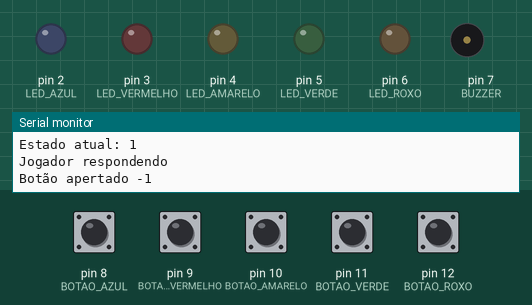
Recording of a program running on a simulated Arduino Uno, built with avr-gcc and run on an emulated ATmega328P. Shown: output pins drawn as LEDs (lit = HIGH), buzzer (waves = sounding), the last lines printed to the serial monitor. Dashed ring = blinking. Inputs (shaded band) come from the test bench; at power-on: pin 8 (BOTAO_AZUL), pin 9 (BOTAO_VERMELHO), pin 10 (BOTAO_AMARELO), pin 11 (BOTAO_VERDE), pin 12 (BOTAO_ROXO) HIGH. Random numbers use the default seed unless the program sets one.

Above: at 2.5 s.
2.6 s: pin 8 (BOTAO_AZUL) pulled LOW for 0.45 s
At 3.9 s:
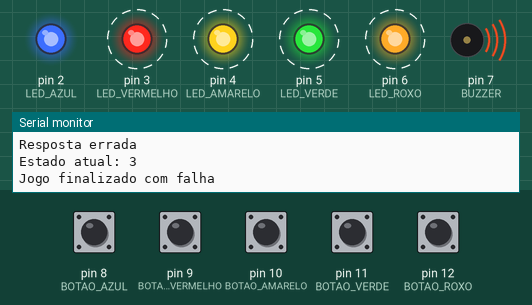
At 4.3 s:
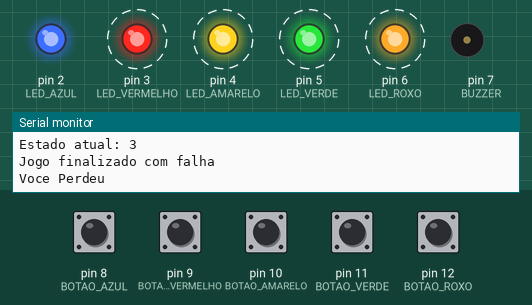
Timing chart, 0 to 11.6 s (numbered marks = the images above; inputs shaded):
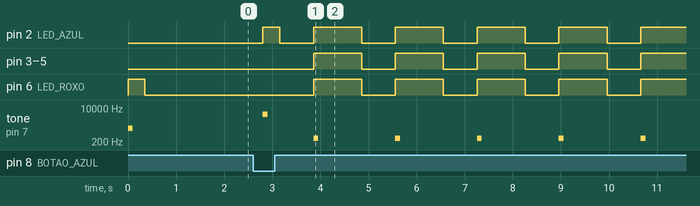

Measured:
- after the input at 2.6 s, pin 2 (LED_AZUL): LOW → HIGH after 0.21 s, then repeats every 1.7 s: LOW 0.70 s, HIGH 1.0 s; pin 3 (LED_VERMELHO): alternates HIGH for 1.0 s and LOW for 0.70 s, starting after 1.3 s

The program:

main.cpp
```cpp
#include <Arduino.h>
#include "genius.h"

#define LED_AZUL 2
#define LED_VERMELHO 3
#define LED_AMARELO 4
#define LED_VERDE 5
#define LED_ROXO 6

#define BUZZER 7

#define BOTAO_AZUL 8
#define BOTAO_VERMELHO 9
#define BOTAO_AMARELO 10
#define BOTAO_VERDE 11
#define BOTAO_ROXO 12

#define UM_SEGUNDO 1000
#define MEIO_SEGUNDO 350

#define INDEFINIDO -1
#define TAMANHO_SEQUENCIA 10

#define POTENCIOMETRO 0

int sequenciaLuzes[TAMANHO_SEQUENCIA];
int rodada = 0;
int passos_respondidos = 0;

enum ESTADOS
{
  PRONTO_PROXIMA_RODADA,
  USUARIO_RESPONDENDO,
  JOGO_FINALIZADO_SUCESSO,
  JOGO_FINALIZADO_FALHA
};

void setup()
{
  Serial.begin(9600);

  // inicializa portas de saída
  iniciaPortas();

  // inicializa botões de entrada
  iniciaBotoes();

  // inicializa o buzzer
  iniciaBuzzer();

  // inicializa os estados para iniciar o jogo
  iniciaJogo();
}

void loop()
{
  // recupera o estado atual do jogo
  int estado = estadoAtual();

  Serial.print("Estado atual: ");
  Serial.println(estado);

  switch (estado)
  {
  case PRONTO_PROXIMA_RODADA:
    Serial.println("Pronto para a proxima rodada");
    preparaNovaRodada();
    break;
  case USUARIO_RESPONDENDO:
    Serial.println("Jogador respondendo");
    processaRespostaJogador();
    break;
  case JOGO_FINALIZADO_SUCESSO:
    Serial.println("Jogo finalizado com sucesso");
    jogoFinalizadoSucesso();
    break;
  case JOGO_FINALIZADO_FALHA:
    Serial.println("Jogo finalizado com falha");
    jogoFinalizadoFalha();
    break;
  }

  delay(MEIO_SEGUNDO);
}

/**
 * Método que prepara o jogo para uma nova rodada
 **/
void preparaNovaRodada()
{
  rodada++;
  passos_respondidos = 0;

  // se o numero de rodadas é menor que o total de numeros da sequencia
  if (rodada <= TAMANHO_SEQUENCIA)
  {
    Serial.print("Rodada #");
    Serial.println(rodada);
    tocaLedsRodada();
  }
}

/**
 * Fica aguardando a jogada feita pelo jogador
 **/
void processaRespostaJogador()
{
  // resposta recuperada após usuário apertar o botão
  int resposta = leRespostaJogador();

  Serial.print("Botão apertado ");
  Serial.println(resposta);

  if (resposta == INDEFINIDO)
    return;

  if (resposta == sequenciaLuzes[passos_respondidos])
  {
    passos_respondidos++;
  }
  else
  {
    rodada = TAMANHO_SEQUENCIA + 2;
    Serial.println("Resposta errada");
  }
}

int estadoAtual()
{

  if (rodada <= TAMANHO_SEQUENCIA)
  {
    if (passos_respondidos == rodada)
    {
      return PRONTO_PROXIMA_RODADA;
    }
    return USUARIO_RESPONDENDO;
  }
  else if (rodada == TAMANHO_SEQUENCIA + 1)
  {
    return JOGO_FINALIZADO_SUCESSO;
  }
  return JOGO_FINALIZADO_FALHA;
}

/**
 * Toca todos leds na sequencia conforme a rodada atual
 **/
void tocaLedsRodada()
{
  for (int i = 0; i < rodada; i++)
  {
    piscaLED(sequenciaLuzes[i]);
  }
}

int leRespostaJogador()
{

  if (digitalRead(BOTAO_VERDE) == LOW)
  {
    return piscaLED(LED_VERDE);
  }
  else if (digitalRead(BOTAO_AMARELO) == LOW)
  {
    return piscaLED(LED_AMARELO);
  }
  else if (digitalRead(BOTAO_VERMELHO) == LOW)
  {
    return piscaLED(LED_VERMELHO);
  }
  else if (digitalRead(BOTAO_AZUL) == LOW)
  {
    return piscaLED(LED_AZUL);
  }
  else if (digitalRead(BOTAO_ROXO) == LOW)
  {
    return piscaLED(LED_ROXO);
  }
  else
  {
    return INDEFINIDO;
  }
}

void iniciaBuzzer()
{
  pinMode(BUZZER, OUTPUT);
}

/**
 * Inicializa os botões de entrada
 **/
void iniciaBotoes()
{
  pinMode(BOTAO_VERDE, INPUT_PULLUP);
  pinMode(BOTAO_AMARELO, INPUT_PULLUP);
  pinMode(BOTAO_VERMELHO, INPUT_PULLUP);
  pinMode(BOTAO_AZUL, INPUT_PULLUP);
  pinMode(BOTAO_ROXO, INPUT_PULLUP);
}

int sorteiaNumero()
{
  // sorteia um numero entre 2 e 5ou6
  return random(LED_AZUL, LED_ROXO + 1); // 2-5
}

void iniciaJogo()
{
  // le o valor da entrada 0 que varia conforme resistência do ar
  int jogo = analogRead(POTENCIOMETRO);
  Serial.println(jogo);
  // informa valor randomico para a semente do random
  randomSeed(jogo);

  // para todos os numeros da sequencial
  for (int i = 0; i < TAMANHO_SEQUENCIA; i++)
  {
    // será sorteado um numero para cada posição das sequencias
    sequenciaLuzes[i] = sorteiaNumero();
  }
}

/**
 * Inicializa as portas de saída
 **/
void iniciaPortas()
{
  pinMode(LED_AMARELO, OUTPUT);
  pinMode(LED_AZUL, OUTPUT);
  pinMode(LED_VERDE, OUTPUT);
  pinMode(LED_VERMELHO, OUTPUT);
  pinMode(LED_ROXO, OUTPUT);
}

int piscaLED(int portaLED)
{
  verificaSomDoLed(portaLED);
  digitalWrite(portaLED, HIGH);
  delay(MEIO_SEGUNDO); // Wait for 500 millisecond(s)
  digitalWrite(portaLED, LOW);
  delay(MEIO_SEGUNDO); // Wait for 1000 millisecond(s)
  return portaLED;
}

void jogoFinalizadoSucesso()
{
  piscaLED(LED_ROXO);
  piscaLED(LED_VERDE);
  piscaLED(LED_AMARELO);
  piscaLED(LED_VERMELHO);
  piscaLED(LED_AZUL);
}

void jogoFinalizadoFalha()
{
  Serial.println("Voce Perdeu");
  tocaSom(300);

  digitalWrite(LED_VERDE, HIGH);
  digitalWrite(LED_AMARELO, HIGH);
  digitalWrite(LED_VERMELHO, HIGH);
  digitalWrite(LED_AZUL, HIGH);
  digitalWrite(LED_ROXO, HIGH);
  delay(UM_SEGUNDO);
  digitalWrite(LED_VERDE, LOW);
  digitalWrite(LED_AMARELO, LOW);
  digitalWrite(LED_VERMELHO, LOW);
  digitalWrite(LED_AZUL, LOW);
  digitalWrite(LED_ROXO, LOW);
  delay(MEIO_SEGUNDO);
}

void tocaSom(int frequencia)
{
  tone(BUZZER, frequencia, 100);
}

void verificaSomDoLed(int portaLed)
{
  switch (portaLed)
  {
  case LED_ROXO:
    tocaSom(1000);
    break;
  case LED_VERDE:
    tocaSom(2000);
    break;
  case LED_AMARELO:
    tocaSom(3000);
    break;
  case LED_VERMELHO:
    tocaSom(4000);
    break;
  case LED_AZUL:
    tocaSom(5000);
    break;
  }
}
```

genius.h
```cpp
void preparaNovaRodada();

void processaRespostaJogador();

int estadoAtual();

void tocaLedsRodada();

int leRespostaJogador();

void iniciaBuzzer();

void iniciaBotoes();

int sorteiaNumero();

void iniciaJogo();

void iniciaPortas();

int piscaLED(int portaLED);

void jogoFinalizadoSucesso();

void jogoFinalizadoFalha();

void tocaSom(int frequencia);

void verificaSomDoLed(int portaLed);
```
